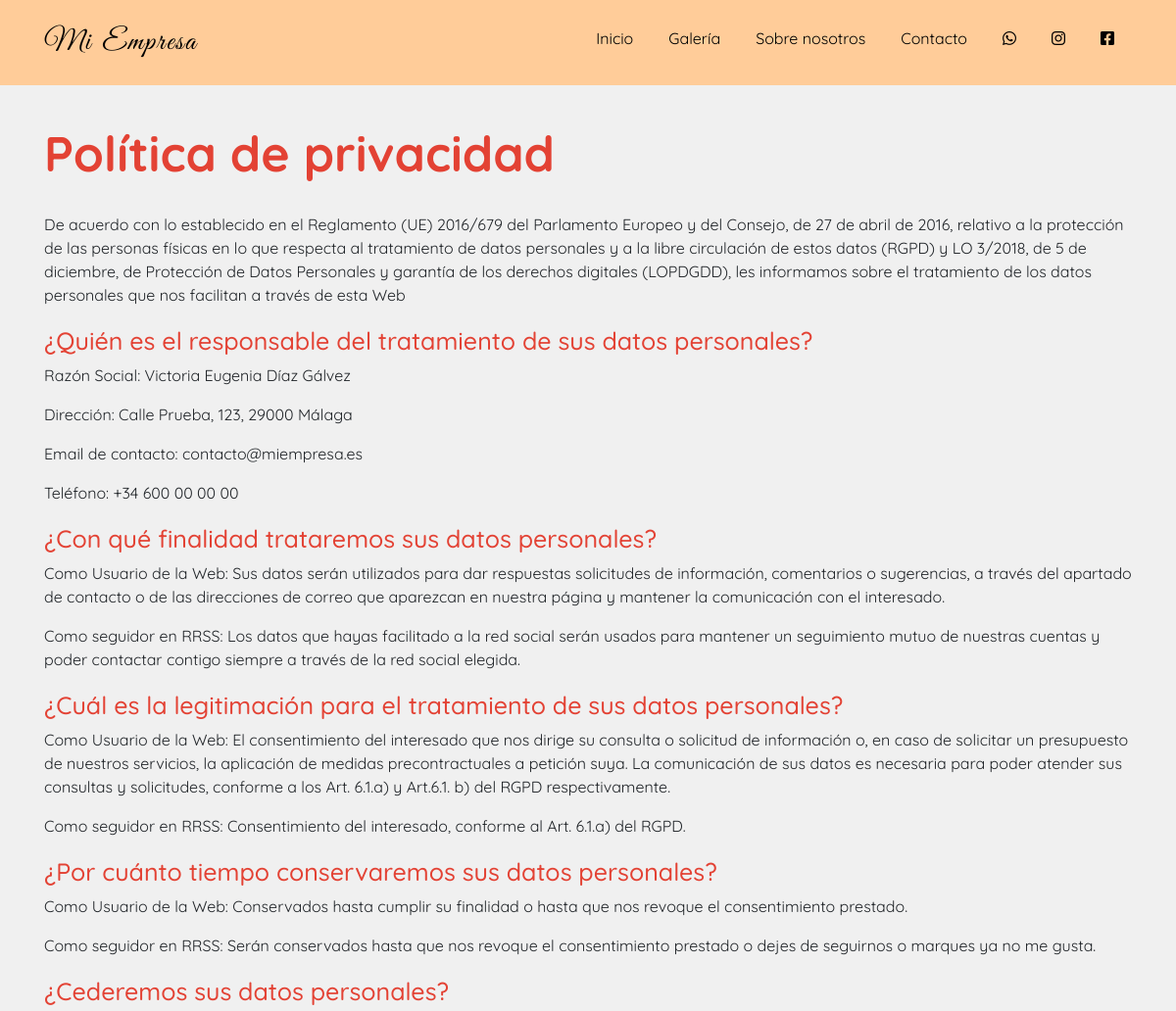
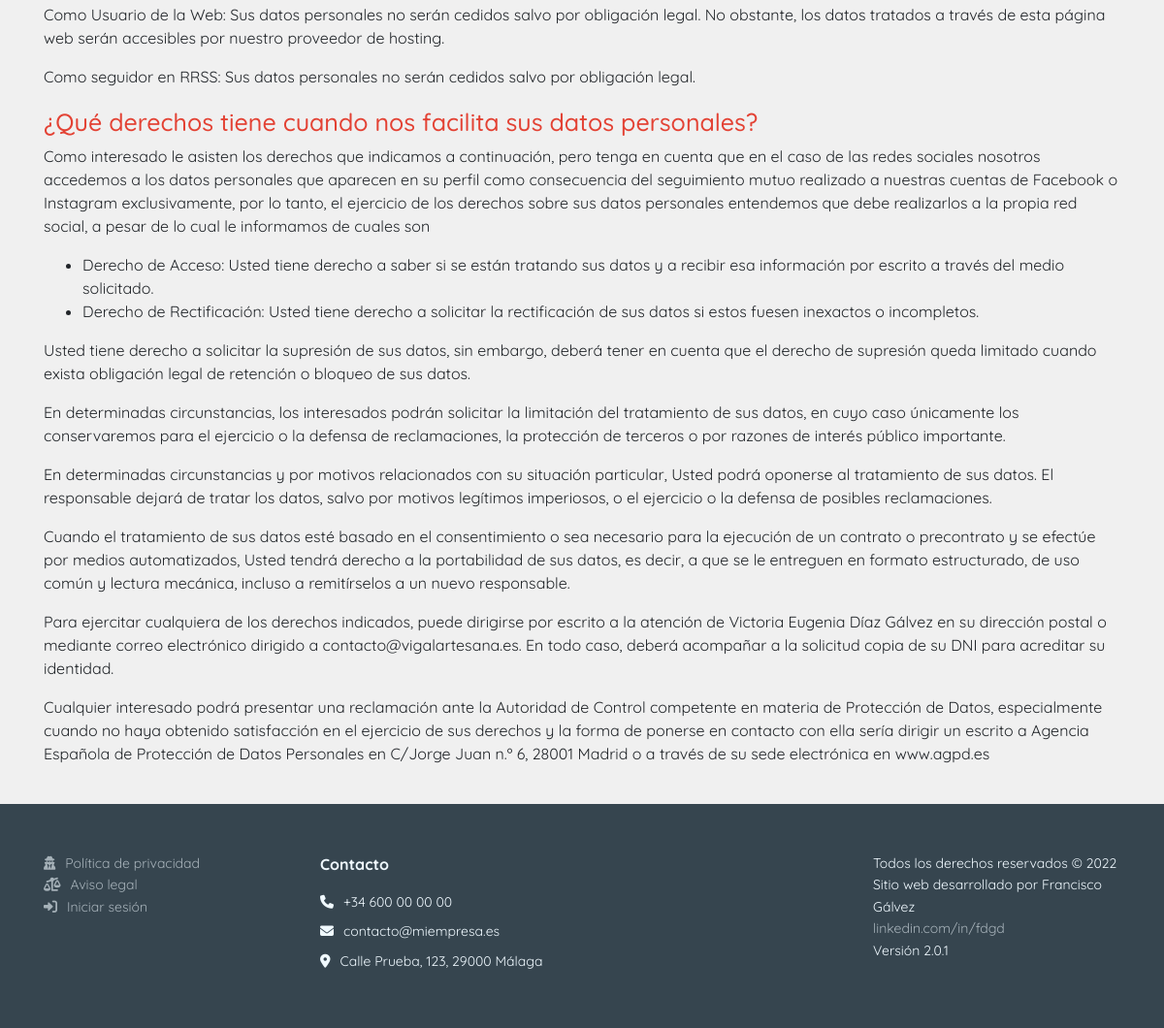
Page /privacidad.php on the committed database (2 pictures, top to bottom).
### tables this page shows
CREATE TABLE `company_info` (
  `key_info` varchar(255) NOT NULL,
  `value_info` longtext NOT NULL,
  `modifiedBy` int(4) NOT NULL
);

### public_html/scripts/get_uri.php (called while the page is built, shortened)
<?php
    function GetBaseUri() {
        return (isset($_SERVER['HTTPS']) && $_SERVER['HTTPS'] === 'on' ? "https" : "http") . "://$_SERVER[HTTP_HOST]";
    }
?>

### public_html/dashboard/scripts/database_connection.php (called while the page is built, shortened)
<?php
    class DatabaseConnection {
        function __construct() {
            require dirname($_SERVER["DOCUMENT_ROOT"], 1).'/connection.php';
            try {
                $this->conn = new PDO($DSN, $DB_user, $DB_pass);
            } catch (PDOException $e) {
                echo 'Connection error: ' . $e->getMessage();
            }
        }
        public function query($sql) {
            $res = array();
            $aux = $this->conn->query($sql);
            if (gettype($aux) == "object") {
                while ($rows = $aux->fetch(PDO::FETCH_ASSOC)) {
                    array_push($res, $rows);
                }
                return $res;
            } else {
                $this->num_rows = 0;
                return $aux;
            }
        }
    }
?>

### connection.php (called while the page is built)
<?php
    $DSN = 'mysql:dbname=vigal;host=127.0.0.1;charset=utf8mb4';
    $DB_user = 'root';
    $DB_pass = '';
?>

### public_html/scripts/get_site_settings.php (called while the page is built, shortened)
<?php
    require_once $_SERVER["DOCUMENT_ROOT"]."/dashboard/scripts/check_url_direct_access.php";
    require_once $_SERVER["DOCUMENT_ROOT"].'/dashboard/scripts/database_connection.php';
    function getSiteSettings() {
        $conn = new DatabaseConnection();
        $res = $conn->query("select * from company_info");
        $res[8]["value_info"] = json_decode($res[8]["value_info"], true);
        $res[4]["value_info"] = json_decode($res[4]["value_info"], true);
        return $res;
    }
?>

### public_html/privacidad.php (the view, shortened to what this page needs)
<?php
    require_once $_SERVER["DOCUMENT_ROOT"]."/scripts/get_site_settings.php";
    require_once $_SERVER["DOCUMENT_ROOT"]."/scripts/get_uri.php";
    $site_settings = getSiteSettings();
?>
<!DOCTYPE html>
<html lang="es">
<head>
    <link rel="stylesheet" href="<?=GetBaseUri()?>/includes/bootstrap/css/bootstrap.min.css">
    <link rel="stylesheet" href="<?=GetBaseUri()?>/includes/css/footer.css">
    <link rel="stylesheet" href="<?=GetBaseUri()?>/includes/css/Navigation-Clean.css">
    <link rel="stylesheet" href="<?=GetBaseUri()?>/includes/css/fontawesome.all.min.css">
    <link rel="stylesheet" href="<?=GetBaseUri()?>/includes/css/styles.css">
</head>
<body>
    <?php
    include $_SERVER["DOCUMENT_ROOT"].'/includes/header.php';
    ?>
    <div id="main">
        <div class="container content">
            <h1 class="title">Política de privacidad</h1>
            <p>De acuerdo con lo establecido en el Reglamento (UE) 2016/679 del Parlamento Europeo y del Consejo, de 27 de abril de 2016, relativo a la protección de las personas físicas en lo que respecta al tratamiento de datos personales y a la libre circulación de estos datos (RGPD) y LO 3/2018, de 5 de diciembre, de Protección de Datos Personales y garantía de los derechos digitales (LOPDGDD),  les informamos sobre el tratamiento de los datos personales que nos facilitan a través de esta Web </p>
            <h3 class="title">¿Quién es el responsable del tratamiento de sus datos personales?</h3>
            <p>Razón Social: Victoria Eugenia Díaz Gálvez</p>
            <p>Dirección: <?=$site_settings[1]["value_info"]?></p>
            <p>Email de contacto: <?=$site_settings[3]["value_info"]?></p>
            <p>Teléfono: <?=$site_settings[0]["value_info"]?></p>
            <h3 class="title">¿Con qué finalidad trataremos sus datos personales?</h3>
            <p>Como Usuario de la Web: Sus datos serán utilizados para dar respuestas  solicitudes de información, comentarios o sugerencias, a través del apartado de contacto o de las direcciones de correo que aparezcan en nuestra página y mantener la comunicación con el interesado.</p>
            <p>Como seguidor en RRSS: Los datos que hayas facilitado a la red social serán usados para mantener un seguimiento mutuo de nuestras cuentas y poder contactar contigo siempre a través de la red social elegida. </p>
            <h3 class="title">¿Cuál es la legitimación para el tratamiento de sus datos personales?</h3>
            <p>Como Usuario de la Web: El consentimiento del interesado que nos dirige su consulta o solicitud de información o, en caso de solicitar un presupuesto de nuestros servicios, la aplicación de medidas precontractuales a petición suya. La comunicación de sus datos es necesaria para poder atender sus consultas y solicitudes, conforme a los Art. 6.1.a) y Art.6.1. b) del RGPD respectivamente.</p>
            <p>Como seguidor en RRSS: Consentimiento del interesado, conforme al Art. 6.1.a) del RGPD.</p>
            <h3 class="title">¿Por cuánto tiempo conservaremos sus datos personales?</h3>
            <p>Como Usuario de la Web: Conservados hasta cumplir su finalidad o hasta que nos revoque el consentimiento prestado.</p>
            <p>Como seguidor en RRSS: Serán conservados hasta que nos revoque el consentimiento prestado o dejes de seguirnos o marques ya no me gusta.</p>
            <h3 class="title">¿Cederemos sus datos personales?</h3>
            <p>Como Usuario de la Web: Sus datos personales no serán cedidos salvo por obligación legal. No obstante, los datos tratados a través de esta página web serán accesibles por nuestro proveedor de hosting.</p>
            <p>Como seguidor en RRSS: Sus datos personales no serán cedidos salvo por obligación legal.</p>
            <h3 class="title">¿Qué derechos tiene cuando nos facilita sus datos personales?</h3>
            <p>Como interesado le asisten los derechos que indicamos a continuación, pero tenga en cuenta que en el caso de las redes sociales nosotros accedemos a los datos personales que aparecen en su perfil como consecuencia del seguimiento mutuo realizado a nuestras cuentas de Facebook o Instagram exclusivamente, por lo tanto, el ejercicio de los derechos sobre sus datos personales entendemos que debe realizarlos a la propia red social, a pesar de lo cual le informamos de cuales son</p>
            <ul style="list-style-type: disc; padding-left:40px;">
                <li>Derecho de Acceso: Usted tiene derecho a saber si se están tratando sus datos y a recibir esa información por escrito a través del medio solicitado. </li>
                <li>Derecho de Rectificación: Usted tiene derecho a solicitar la rectificación de sus datos si estos fuesen inexactos o incompletos.</li>
            </ul>
            <p>Usted tiene derecho a solicitar la supresión de sus datos, sin embargo, deberá tener en cuenta que el derecho de supresión queda limitado cuando exista obligación legal de retención o bloqueo de sus datos.</p>
            <p>En determinadas circunstancias, los interesados podrán solicitar la limitación del tratamiento de sus datos, en cuyo caso únicamente los conservaremos para el ejercicio o la defensa de reclamaciones, la protección de terceros o por razones de interés público importante.</p>
            <p>En determinadas circunstancias y por motivos relacionados con su situación particular, Usted podrá oponerse al tratamiento de sus datos. El responsable dejará de tratar los datos, salvo por motivos legítimos imperiosos, o el ejercicio o la defensa de posibles reclamaciones.</p>
            <p>Cuando el tratamiento de sus datos esté basado en el consentimiento o sea necesario para la ejecución de un contrato o precontrato y se efectúe por medios automatizados, Usted tendrá derecho a la portabilidad de sus datos, es decir, a que se le entreguen en formato estructurado, de uso común y lectura mecánica, incluso a remitírselos a un nuevo responsable.</p>
            <p>Para ejercitar cualquiera de los derechos indicados, puede dirigirse por escrito a la atención de Victoria Eugenia Díaz Gálvez en su dirección postal o mediante correo electrónico dirigido a contacto@vigalartesana.es. En todo caso, deberá acompañar a la solicitud copia de su DNI para acreditar su identidad.</p>
            <p>Cualquier interesado podrá presentar una reclamación ante la Autoridad de Control competente en materia de Protección de Datos, especialmente cuando no haya obtenido satisfacción en el ejercicio de sus derechos y la forma de ponerse en contacto con ella sería dirigir un escrito a Agencia Española de Protección de Datos Personales en C/Jorge Juan n.º 6, 28001 Madrid o a través de su sede electrónica en www.agpd.es </p>
        </div>
        <?php
            include $_SERVER["DOCUMENT_ROOT"].'/includes/footer.php';
        ?>
    </div>
</body>
</html>

### public_html/includes/header.php (shortened to what this page needs)
<nav class="nav-solid navbar navbar-expand-lg navigation-clean">
    <div class="container">
        <a class="navbar-brand" href="<?=GetBaseUri()?>" name="company_name"><?=$site_settings[2]["value_info"]?></a>
        <div class="collapse navbar-collapse" id="navcol-1" style="margin-left: 5%;">
            <ul class="navbar-nav nav ml-auto mt-2 mt-lg-0">
                <li class="nav-item"><a class="nav-link underline-animated" href="<?=GetBaseUri()?>">Inicio</a></li>
                <li class="nav-item"><a class="nav-link underline-animated" href="<?=GetBaseUri()?>/galeria">Galería</a></li>
                <li class="nav-item"><a class="nav-link underline-animated" href="<?=GetBaseUri()?>/sobre-nosotros">Sobre nosotros</a></li>
                <li class="nav-item"><a class="nav-link underline-animated" href="<?=GetBaseUri()?>/contacto">Contacto</a></li>
                <li class="nav-item">
                    <div class="social-div">
                        <?php if (isset($site_settings[4]["value_info"]["whatsapp"])):?>
                            <div class="social-link">
                                <a class="nav-link whatsapp" data-bs-hover-animate="pulse" target="blank" href="https://wa.me/<?=$site_settings[4]["value_info"]["whatsapp"]?>"><i class="fab fa-whatsapp fa-w-16"></i></a>
                            </div>
                        <?php endif; ?>
                        <?php if (isset($site_settings[4]["value_info"]["instagram"])):?>
                            <div class="social-link">
                                <a class="nav-link instagram" data-bs-hover-animate="pulse" target="blank" href="https://www.instagram.com/<?=$site_settings[4]["value_info"]["instagram"]?>"><i class="fab fa-instagram"></i></a>
                            </div>
                        <?php endif; ?>
                        <?php if (isset($site_settings[4]["value_info"]["facebook"])):?>
                            <div class="social-link">
                                <a class="nav-link facebook" data-bs-hover-animate="pulse" target="blank" href="https://www.facebook.com/<?=$site_settings[4]["value_info"]["facebook"]?>"><i class="fab fa-facebook-square"></i></a>
                            </div>
                        <?php endif; ?>
                    </div>
                </li>
            </ul>
        </div>
    </div>
</nav>

### public_html/includes/footer.php
<footer>
    <div class="container">
        <div class="row">
            <div class="col-12 col-sm-5 col-md-3 footer-links">
                <ul>
                    <li><a href="<?=GetBaseUri()?>/politica-privacidad"><i class="i-margin fas fa-user-secret" style="margin-right: 5px;"></i>Política de privacidad</a></li>
                    <li><a href="<?=GetBaseUri()?>/aviso-legal"><i class="i-margin fa-solid fa-scale-unbalanced"></i>Aviso legal</a></li>
                    <?php
                        if (!isset($_SESSION['loggedin'])) {
                            echo '<li><a href="'.GetBaseUri().'/login"><i class=" i-margin fas fa-sign-in-alt" style="margin-right: 5px;"></i>Iniciar sesión</a></li>';
                        } else {
                            echo '<li><a href="'.GetBaseUri().'/dashboard?page=start"><i class="i-margin fas fa-cog" style="margin-right: 5px;"></i>Configuración</a></li>';
                            echo '<li><a href="'.GetBaseUri().'/scripts/logout.php"><i class="i-margin fa-solid fa-arrow-right-from-bracket"></i>Cerrar sesión</a></li>';
                        }
                    ?>
                </ul>
            </div>
            <div class="col-12 col-sm-7 col-md-6">
                <p><strong>Contacto</strong></p>
                <ul>
                    <li style="color: rgb(240,249,255);"><i class="i-margin fa-solid fa-phone"></i><label id="telephone"><?=$site_settings[0]["value_info"]?></label></li>
                    <li style="color: rgb(240,249,255);"><i class="i-margin fa-solid fa-envelope"></i><label id="email"><?=$site_settings[3]["value_info"]?></label></li>
                    <li style="color: rgb(240,249,255);"><i class="i-margin fa-solid fa-location-dot"></i><label id="address"><?=$site_settings[1]["value_info"]?></label></li>
                </ul>
            </div>
            <div class="col-12 col-sm-12 col-md-3 web-author">
                <ul>
                    <li>Todos los derechos reservados © <?=date('Y')?></li>
                    <li>Sitio web desarrollado por Francisco Gálvez</li>
                    <li><a target="blank" href="https://www.linkedin.com/in/fdgd">linkedin.com/in/fdgd</a></li>
                    <li>Versión <?=$site_settings[15]["value_info"]?></li>
                </ul>
            </div>
        </div>
    </div>
</footer>

### rows in the picture
company_info: value_info "Mi Empresa"
company_info: value_info "Calle Prueba, 123, 29000 Málaga"
company_info: value_info "contacto@miempresa.es"
company_info: value_info "+34 600 00 00 00"
company_info: value_info "2.0.1"
